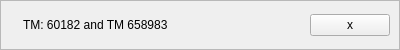
<?xml version="1.0" encoding="UTF-8"?>
<ui version="4.0">
 <class>HistoryWidget</class>
 <widget class="QWidget" name="HistoryWidget">
  <property name="geometry">
   <rect>
    <x>0</x>
    <y>0</y>
    <width>400</width>
    <height>50</height>
   </rect>
  </property>
  <property name="sizePolicy">
   <sizepolicy hsizetype="Preferred" vsizetype="Fixed">
    <horstretch>0</horstretch>
    <verstretch>0</verstretch>
   </sizepolicy>
  </property>
  <property name="windowTitle">
   <string>Form</string>
  </property>
  <layout class="QVBoxLayout" name="verticalLayout">
   <property name="spacing">
    <number>0</number>
   </property>
   <property name="leftMargin">
    <number>0</number>
   </property>
   <property name="topMargin">
    <number>0</number>
   </property>
   <property name="rightMargin">
    <number>0</number>
   </property>
   <property name="bottomMargin">
    <number>0</number>
   </property>
   <item>
    <widget class="QFrame" name="frame">
     <property name="frameShape">
      <enum>QFrame::StyledPanel</enum>
     </property>
     <property name="frameShadow">
      <enum>QFrame::Raised</enum>
     </property>
     <layout class="QHBoxLayout" name="horizontalLayout">
      <property name="leftMargin">
       <number>9</number>
      </property>
      <property name="topMargin">
       <number>9</number>
      </property>
      <property name="rightMargin">
       <number>9</number>
      </property>
      <property name="bottomMargin">
       <number>9</number>
      </property>
      <item>
       <widget class="QLabel" name="icon">
        <property name="sizePolicy">
         <sizepolicy hsizetype="Fixed" vsizetype="Fixed">
          <horstretch>0</horstretch>
          <verstretch>0</verstretch>
         </sizepolicy>
        </property>
        <property name="text">
         <string/>
        </property>
        <property name="indent">
         <number>0</number>
        </property>
       </widget>
      </item>
      <item>
       <widget class="QLabel" name="label">
        <property name="sizePolicy">
         <sizepolicy hsizetype="Preferred" vsizetype="Fixed">
          <horstretch>5</horstretch>
          <verstretch>0</verstretch>
         </sizepolicy>
        </property>
        <property name="text">
         <string>TM: 60182 and TM 658983</string>
        </property>
       </widget>
      </item>
      <item>
       <widget class="QPushButton" name="pushButton">
        <property name="sizePolicy">
         <sizepolicy hsizetype="Minimum" vsizetype="Fixed">
          <horstretch>0</horstretch>
          <verstretch>0</verstretch>
         </sizepolicy>
        </property>
        <property name="text">
         <string>x</string>
        </property>
       </widget>
      </item>
     </layout>
    </widget>
   </item>
  </layout>
 </widget>
 <resources/>
 <connections/>
</ui>
